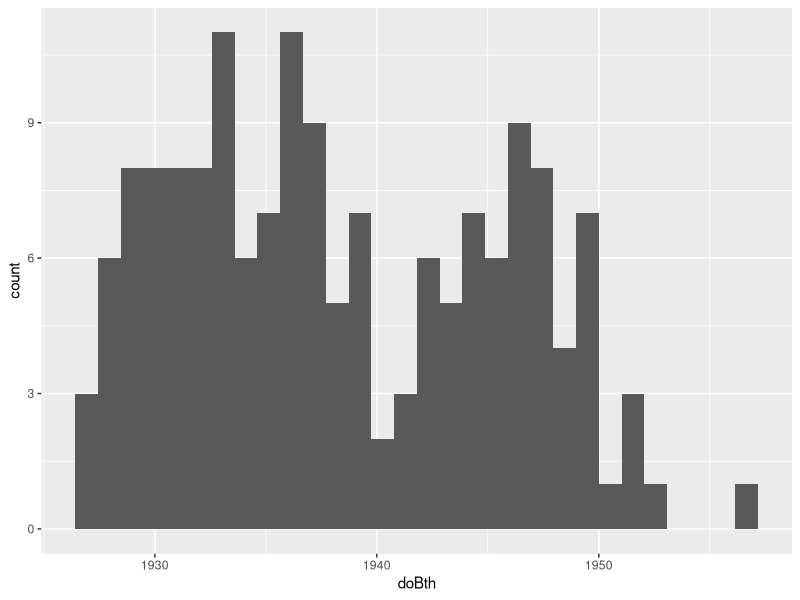
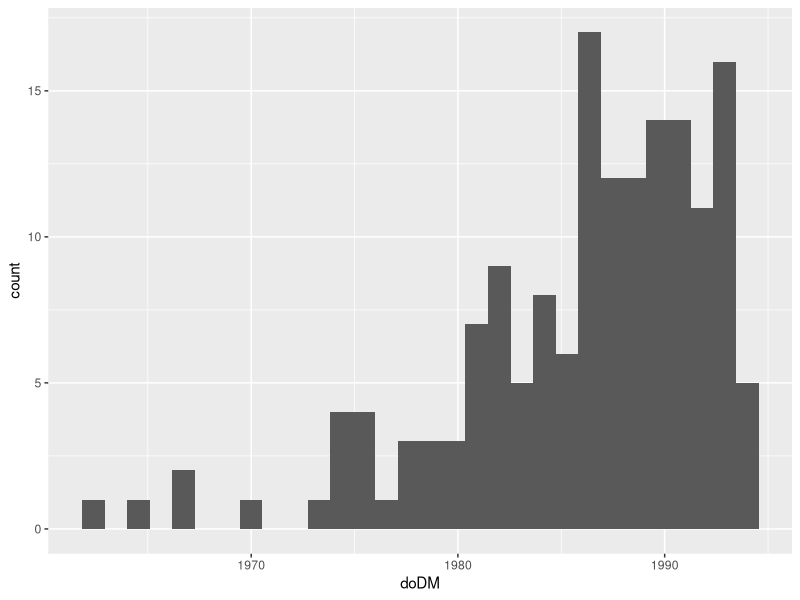
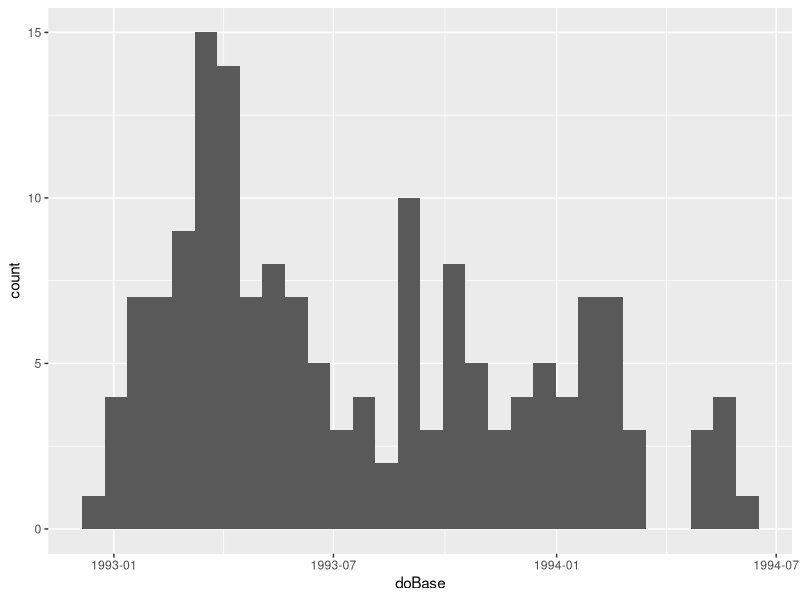
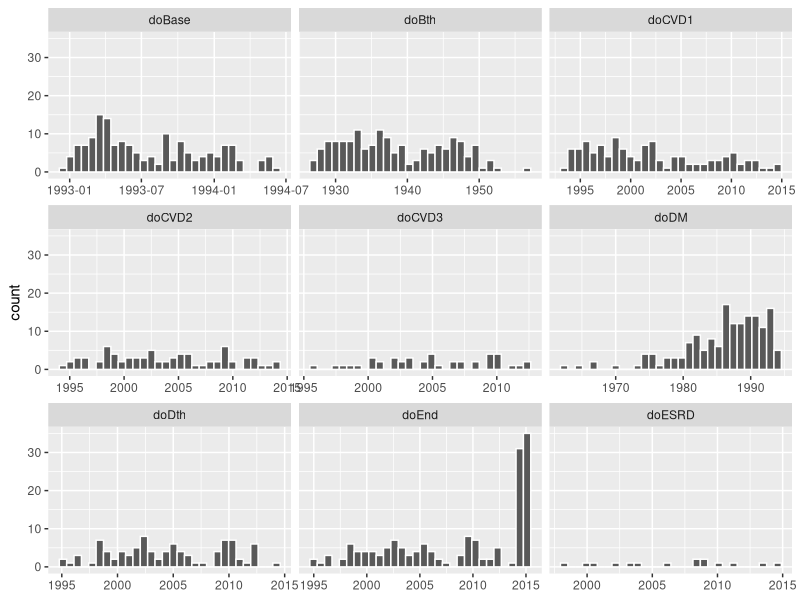
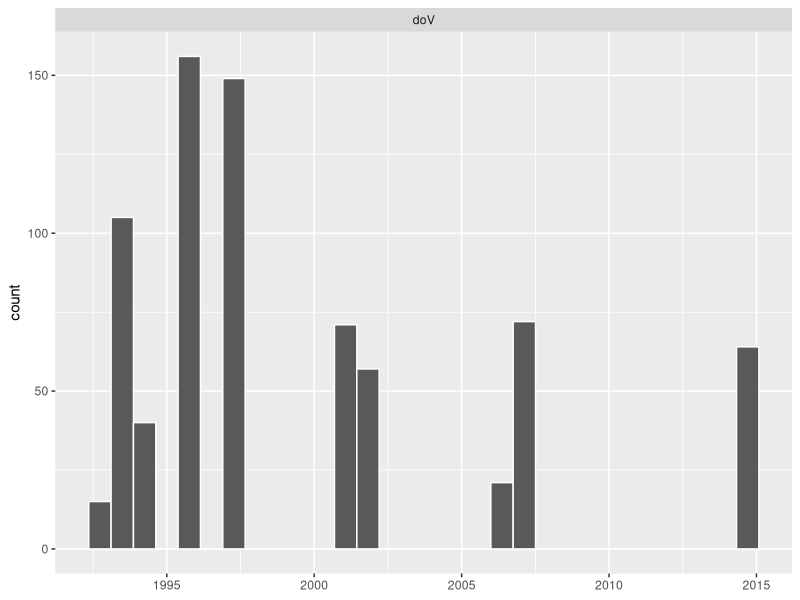
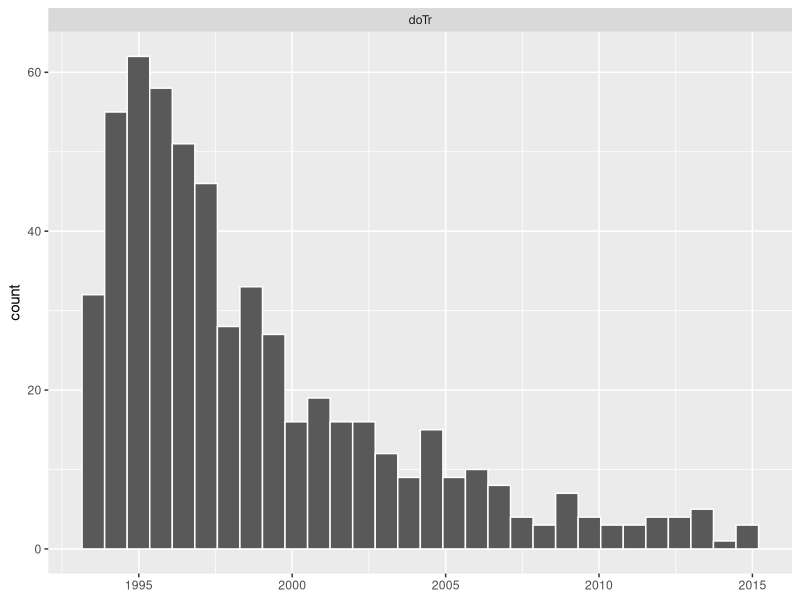
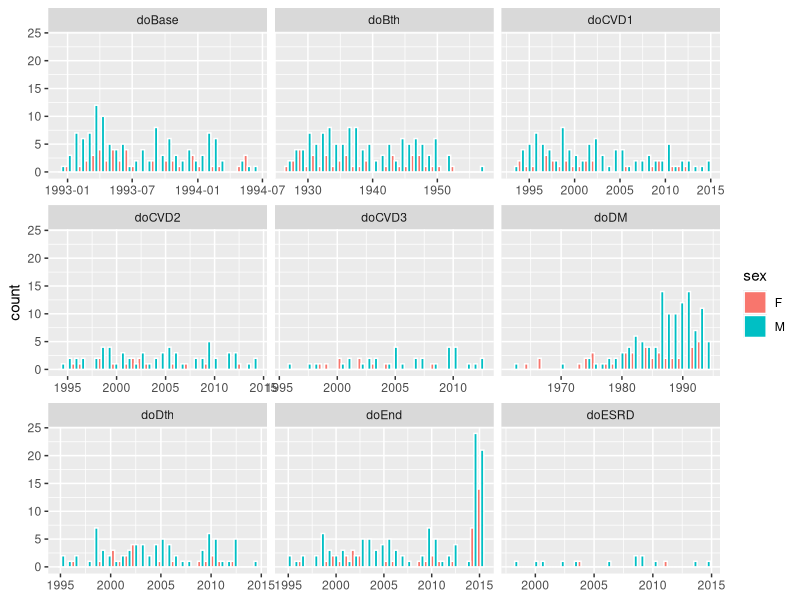
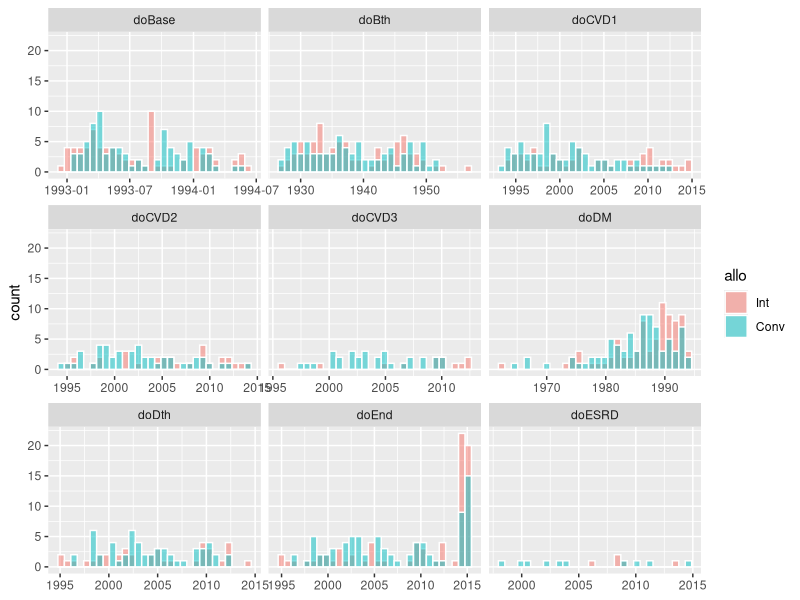

Here is the R script that generated these plots, in order: (Note: this script raises an error after producing the figures.)
## ---- chunk 1
#| label: Loading Libraries
#| echo: false
library(Epi)
library(tidyverse)
library(survival)
library(survminer)
## ---- chunk 2
#| label: loading steno2 data
data("steno2")
data("st2clin")
data("st2alb")
## ---- chunk 3
#| label: Structure of data-sets
str(steno2)
str(st2clin)
str(st2alb)
## ---- chunk 4
#| label: unique ID testing further

# create a 1 for each time there is an ID
id_test1 <- steno2 |> count(id) 
head(id_test1)

# different numbers on those counts
id_test2 <- id_test1 |>  summarize(n=sum(n), idcount = max(id), sum = sum(id))
id_test2
## ---- chunk 5
#| label: unique ID testing further

st2alb |> count(id) |> summarize(n=sum(n), idcount = max(id), sum = sum(id))
st2clin |> count(id) |> summarize(n=sum(n), idcount = max(id), sum = sum(id))
## ---- chunk 6
#| label: missing in st2alb

## ---- chunk 7
#| label: missing from st2alb

anti_join(steno2, st2alb, by = "id")
## ---- chunk 8
#| label: hidden. no missing from st2clin
#| echo: false

anti_join(steno2, st2clin, by = "id")
## ---- chunk 9
#| label: steno2 demographics

summary(steno2)

## ---- chunk 10
#| label: first attempt, going over date vars
plot_histo_spam <- function(df,histovar) {
out <- ggplot(df) + 
  geom_histogram(mapping = aes( {{histovar}} ))

  return(out)
}

plot_histo_spam(steno2,doBth)
plot_histo_spam(steno2,doDM)
plot_histo_spam(steno2,doBase)

## ---- chunk 11
#| label: second attempt, going over date vars

plot_histospam_faceted <- function(data, prefix = "do") {
  data |> 
    select(starts_with(prefix)) |>             
    pivot_longer(everything()) |> # everything() turns varnames into a column, and their values into a separate column
    ggplot(aes(value)) +
      geom_histogram(colour = "white") +
      facet_wrap(~ name, scales = "free_x") +   # one panel per variable
      labs(x = NULL) 
}

plot_histospam_faceted(steno2)
plot_histospam_faceted(st2clin)
plot_histospam_faceted(st2alb)

## ---- chunk 12
#| label: histograms, faceted, sex

plot_histospam_faceted_sex <- function(data, prefix = "do") {
  data |> 
    select(sex, starts_with(prefix)) |>             
    pivot_longer(-sex, 
                 names_to = "name",
                 values_to = "value") |> 
    ggplot(aes(value, fill = sex)) +
      geom_histogram(
        position = "dodge",
        colour = "white") +
      facet_wrap(~ name, scales = "free_x") +   # one panel per variable
      labs(x = NULL) 
}

plot_histospam_faceted_sex(steno2)
## ---- chunk 13
#| label: histograms, faceted, allocation group

plot_histospam_faceted_allo <- function(data, prefix = "do") {
  data |> 
    select(allo, starts_with(prefix)) |>             
    pivot_longer(-allo, 
                 names_to = "name",
                 values_to = "value") |> 
    ggplot(aes(value, fill = allo)) +
      geom_histogram(
        position = "identity",
        alpha    = 0.5,
        colour = "white") +
      facet_wrap(~ name, scales = "free_x") +   # one panel per variable
      labs(x = NULL) 
}

plot_histospam_faceted_allo(steno2)
## ---- chunk 14
#| label: histograms, faceted, complicated

plot_histospam_faceted_allo_comp <- function(
    data,
    prefix      = "do",
    bins        = 30,
    overlay     = TRUE,     
    facet_rows  = FALSE      
) {
  data |> 
    select(allo, starts_with(prefix)) |>         
    pivot_longer(-allo, names_to = "variable",
                       values_to = "value") |>   
    ggplot(aes(value, fill = allo)) +
      geom_histogram(
        bins      = bins,
        position  = if (overlay) "identity" else "dodge",
        alpha     = if (overlay) 0.5 else 1,      # translucent if overlaid
        colour    = "white"
      ) +
      { if (facet_rows)
          facet_grid(rows = vars(allo), cols = vars(variable),
                     scales = "free_x")
        else
          facet_wrap(~ variable, scales = "free_x")
      } +
      labs(x = NULL, fill = "Sex") +
      theme_minimal()
}

plot_histospam_faceted_allo_comp(steno2, facet_rows = TRUE)

## ---- chunk 15
#| label: survival setting

steno2 <- steno2 |> 
  mutate(
    doExit = coalesce(doDth, doEnd),
    time_days = difftime(
      coalesce(steno2$doDth, steno2$doEnd), 
      steno2$doBase, 
      units='days'),
    time_yrs = as.numeric(time_days / 365.25),
    event_num = if_else(!is.na(doDth),1,0),
    event = factor(event_num, levels = c(0, 1), labels = c("Censored", "Dead"))
  )

glimpse(steno2)
## ---- chunk 16
#| label: swimplot followup simple
sp1 <- steno2 |> 
  mutate(id = fct_reorder(as.factor(id), time_yrs)) |>
  ggplot(aes(x = doBase, 
             xend = doExit,
             y = id)) +
  geom_segment(color = "grey") +
  geom_point(aes(x = doExit, shape = event)) +
  geom_point(aes(x = doDth, shape = event)) 
sp1
## ---- chunk 17
#| label: swimplot followup simple base is 0

sp2 <- steno2 |> 
  mutate(
    id = fct_reorder(as.factor(id), time_yrs),
    t0 = 0) |>
  ggplot(aes(x = t0, 
             xend = time_yrs,
             y = id)) +
  geom_segment(color = "grey") +
  geom_point(aes(x = time_yrs, shape = event, colour = event)) +
  theme_minimal()
sp2
## ---- chunk 18
#| label: swimplot different shapes for event
sp3 <- sp2 +
  scale_shape_manual(values = c(Censored = 17, Dead = 4)) +
  scale_colour_manual(values = c(Censored = "black", Dead = "red"))  
sp3
## ---- chunk 19
#| label: swimplot followup final

sp4 <- sp3 +
  labs(
    x = NULL, 
    y = "Subject sorted by follow-up", 
    title = "Follow-up per subject, years since baseline") +
  theme(
    axis.text.y = element_blank(),
    axis.ticks.y = element_blank(),
    panel.grid.minor = element_blank(),
    panel.grid.major = element_blank(),
    plot.background = element_blank(),
    panel.background = element_blank()
    )
sp4
## ---- chunk 20
#| label: surv fit

# Overall, by treatment allocation, subset into sex
km_os <- survfit(Surv(time_yrs, event_num) ~ 1, data = steno2)
km_allo <- survfit(Surv(time_yrs, event_num) ~ allo, data = steno2)
km_sex <- survfit(Surv(time_yrs, event_num) ~ sex, data = steno2)
km_allo_sex <- survfit(Surv(time_yrs, event_num) ~ allo + sex, data = steno2)

# steno2_m <- steno2 |> filter(sex == "M") 
# steno2_f <- steno2 |> filter(sex == "F") 
# km_allo_m <- survfit(Surv(time_yrs, event_num) ~ allo, data = steno2_m)
# km_allo_f <- survfit(Surv(time_yrs, event_num) ~ allo, data = steno2_f)

# Summarising, showing just the first 10 years
summary(km_os, times=c(0:10)) 
summary(km_allo, times=c(0:10)) 
summary(km_sex, times=c(0:10)) 
summary(km_allo_sex, times=c(0:10)) 
## ---- chunk 21
#| label: survplot KM

# Function to save some space
survplot_function <- function(fit,data){
  out <- ggsurvplot(
    fit, data = data,
    conf.int = TRUE,
    risk.table = TRUE,
    palette = "dark2",
    xlab = NULL, ylab = "Survival Probability",
    title = "Kaplan Meier Estimator for survival probability, in years"
    )
  
  return(out)
}

# Overall
survplot_function(fit_os,steno2)

# allo
survplot_function(fit_allo,steno2)

# sex
survplot_function(fit_sex,steno2)

# allo sex
survplot_function(fit_allo_sex,steno2)

## ---- chunk 22
#| label: survplot KM pretty, fewer

# allo
surv_p_allo_pretty <- ggsurvplot(
  fit = fit_allo, data = steno2,
  surv.median.line = "hv", # Add medians survival
  legend.title = "Allocation group",
  legend.labs = c("Intervention", "Conventional"),
  pval = TRUE,
  conf.int = TRUE,

  risk.table = TRUE,
  tables.height = 0.2,
  tables.theme = theme(axis.title.y = element_blank()), 
  
  palette = "dark2",
  ggtheme = theme_bw(),
  xlab = NULL, ylab = "Survival Probability",
  title = "Kaplan Meier Estimator for survival probability, in years"
  )

surv_p_allo_sex_pretty <- ggsurvplot(
  fit = fit_allo_sex, data = steno2,
  surv.median.line = "hv", # Add medians survival
  legend.title = "Allocation group, Sex",
  legend.labs = c("Int, F", "Int, M", "Conv, F", "Conv, M"),
  conf.int = TRUE,

  risk.table = TRUE,
  tables.height = 0.2,
  tables.theme = theme(axis.title.y = element_blank()), 
  
  palette = "dark2",
  ggtheme = theme_bw(),
  xlab = NULL, ylab = "Survival Probability",
  title = "Kaplan Meier Estimator for survival probability, in years"
  )

surv_p_allo_pretty
surv_p_allo_sex_pretty
## ---- chunk 23
#| label: Log-rank test
survdiff(Surv(time_yrs, event_num) ~ allo, data = steno2)
survdiff(Surv(time_yrs, event_num) ~ sex, data = steno2)
## ---- chunk 24
#| label: cox models

# Overall, by treatment allocation, subset into sex
cox_allo <- coxph(Surv(time_yrs, event_num) ~ allo, data = steno2)
cox_sex <- coxph(Surv(time_yrs, event_num) ~ sex, data = steno2)
cox_allo_sex <- coxph(Surv(time_yrs, event_num) ~ allo + sex, data = steno2)
## ---- chunk 25
#| label: observed versus estimated, loglog plot

plot(km_allo,
     col=1:2,
     lty=2,
     main='Observed and fitted survival')
lines(survfit(cox_allo, 
              newdata=data.frame(allo=c('Int','Conv'))),
      col=1:2)
legend('bottomleft',
       lty=rep(1:2,2),col=rep(1:2,each=2),
       legend=c('Int, fit','Int, obs','Conv, fit','Conv, obs'))

plot(km_allo,
     col=1:2,
     fun='cloglog',
     main='Log-log plot')
legend('topleft',lty=rep(1,2),col=1:2,legend=levels(steno2$allo))
## ---- chunk 26
#| label: summarising models

# list 
cox_models <- list(cox_allo,cox_sex,cox_allo_sex)
names(cox_models) <- paste0("model_", seq_along(cox_models))

# tidy 
tidy_cox_models <- map_dfr(cox_models, ~broom::tidy(.x, conf.int = TRUE))
tidy_cox_models
tidy_cox_models_exp <- map_dfr(cox_models, ~broom::tidy(.x, conf.int = TRUE, exponentiate = TRUE))
tidy_cox_models_exp
## ---- chunk 27
#| label: model estimates table

cox_grid_1 <- expand.grid(allo = c("Conv", "Int")) 
cox_grid_2 <- expand.grid(allo = c("Conv", "Int"), sex = c("M","F")) 
(broom::augment(cox_allo,newdata = cox_grid_1, type.predict = "risk"))
(broom::augment(cox_allo_sex,newdata = cox_grid_2, type.predict = "risk"))
